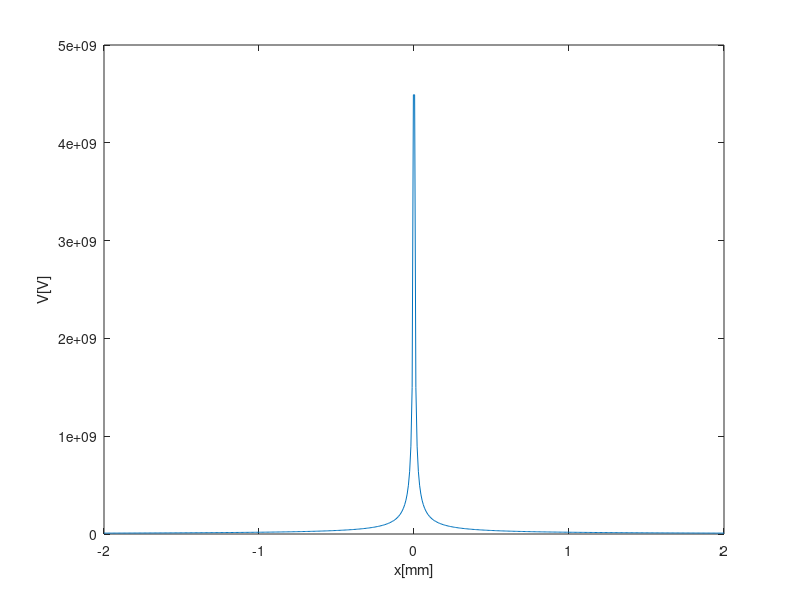
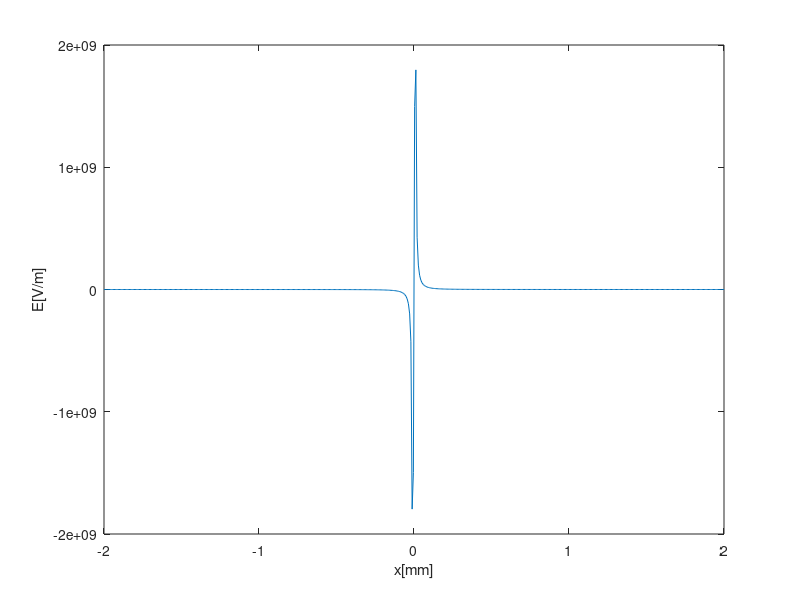

Here is the MATLAB script that generated these plots, in order:
clear;
close all;
clc;
x = linspace(-2e-3,+2e-3,500); %Define simulation domain boundary
Q = 1e-6; %Q = 1 uC
K = 9e+9; %Coulomb force constanct in free space
Q1 = 2*Q; %charge and position of Q1
V = K*Q1./abs(x); % Electric Field Intensity
E = gradient(-V); % Electric Potential

figure(1),
plot(x*1e+3,V);
xlabel('x[mm]');
ylabel('V[V]');
figure(2),
plot(x*1e+3,E);
xlabel('x[mm]');
ylabel('E[V/m]');
